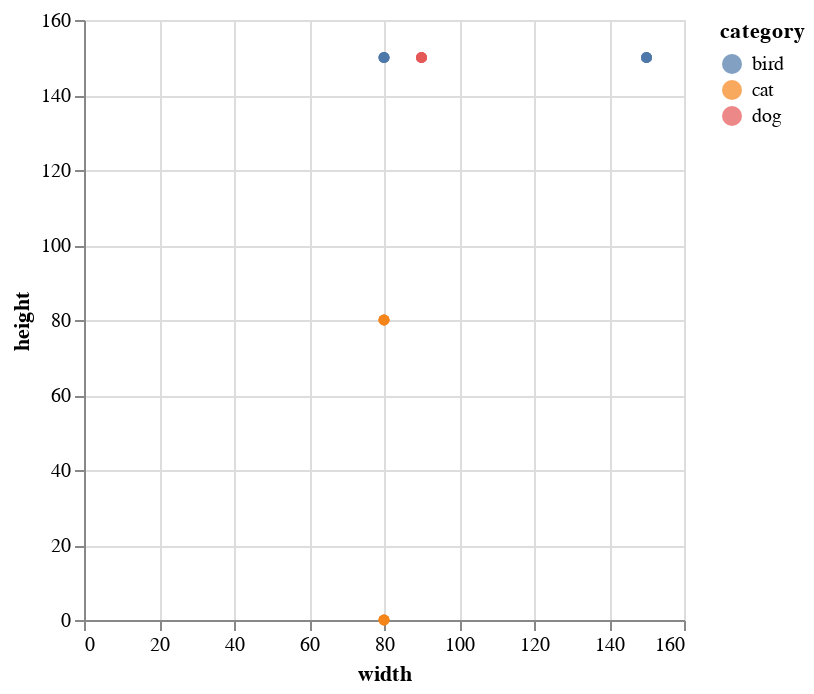

The code cell stored with this chart in its notebook:
### Code cell
dataset.bbox_scatter()

### Figure 1 — Vega-Lite specification as saved in the notebook (floating-point values rounded to 4 significant figures)
{"config": {"view": {"continuousWidth": 300, "continuousHeight": 300}}, "data": {"name": "data-ae9caf2446328cf070b0c37033c5d492"}, "mark": {"type": "circle", "size": 30}, "encoding": {"color": {"field": "category", "type": "nominal"}, "x": {"field": "width", "type": "quantitative"}, "y": {"field": "height", "type": "quantitative"}}, "$schema": "https://vega.github.io/schema/vega-lite/v5.20.1.json", "datasets": {"data-ae9caf2446328cf070b0c37033c5d492": [{"image_id": "Auction_A1_20221106_130911.png", "image_width": 1024, "image_height": 1024, "x_min": 60.0, "y_min": 60.0, "width": 80.0, "height": 80.0, "category": "cat", "class_id": 1, "split": "train"}, {"image_id": "gettyimages-1387151277-612x612.jpg", "image_width": 1024, "image_height": 1024, "x_min": 300.0, "y_min": 300.0, "width": 150.0, "height": 150.0, "category": "bird", "class_id": 2, "split": "train"}, {"image_id": "gettyimages-1387151277-612x612.jpg", "image_width": 1024, "image_height": 1024, "x_min": 60.0, "y_min": 60.0, "width": 80.0, "height": 80.0, "category": "cat", "class_id": 1, "split": "train"}, {"image_id": "Auction_A1_20221106_130911.png", "image_width": 1024, "image_height": 1024, "x_min": 210.0, "y_min": 120.0, "width": 80.0, "height": 0.0, "category": "cat", "class_id": 1, "split": "train"}, {"image_id": "IMG_2645.JPG", "image_width": 1024, "image_height": 1024, "x_min": 360.0, "y_min": 300.0, "width": 90.0, "height": 150.0, "category": "dog", "class_id": 0, "split": "train"}, {"image_id": "IMG_2645.JPG", "image_width": 1024, "image_height": 1024, "x_min": 60.0, "y_min": 60.0, "width": 80.0, "height": 80.0, "category": "cat", "class_id": 1, "split": "train"}, {"image_id": "batch1_dent_img_000009.png", "image_width": 1024, "image_height": 1024, "x_min": 210.0, "y_min": 120.0, "width": 80.0, "height": 0.0, "category": "cat", "class_id": 1, "split": "train"}, {"image_id": "Auction_A1_20221106_130911.png", "image_width": 1024, "image_height": 1024, "x_min": 360.0, "y_min": 300.0, "width": 90.0, "height": 150.0, "category": "dog", "class_id": 0, "split": "train"}, {"image_id": "gettyimages-1387151277-612x612.jpg", "image_width": 1024, "image_height": 1024, "x_min": 360.0, "y_min": 300.0, "width": 90.0, "height": 150.0, "category": "dog", "class_id": 0, "split": "train"}, {"image_id": "gettyimages-1387151277-612x612.jpg", "image_width": 1024, "image_height": 1024, "x_min": 210.0, "y_min": 120.0, "width": 80.0, "height": 0.0, "category": "cat", "class_id": 1, "split": "train"}, {"image_id": "batch1_dent_img_000009.png", "image_width": 1024, "image_height": 1024, "x_min": 360.0, "y_min": 300.0, "width": 90.0, "height": 150.0, "category": "dog", "class_id": 0, "split": "train"}, {"image_id": "Auction_A1_20221106_130911.png", "image_width": 1024, "image_height": 1024, "x_min": 300.0, "y_min": 300.0, "width": 150.0, "height": 150.0, "category": "bird", "class_id": 2, "split": "train"}, {"image_id": "IMG_2645.JPG", "image_width": 1024, "image_height": 1024, "x_min": 370.0, "y_min": 300.0, "width": 80.0, "height": 150.0, "category": "bird", "class_id": 2, "split": "train"}, {"image_id": "gettyimages-1387151277-612x612.jpg", "image_width": 1024, "image_height": 1024, "x_min": 370.0, "y_min": 300.0, "width": 80.0, "height": 150.0, "category": "bird", "class_id": 2, "split": "train"}, {"image_id": "Auction_A1_20221106_130911.png", "image_width": 1024, "image_height": 1024, "x_min": 370.0, "y_min": 300.0, "width": 80.0, "height": 150.0, "category": "bird", "class_id": 2, "split": "train"}, {"image_id": "batch1_dent_img_000009.png", "image_width": 1024, "image_height": 1024, "x_min": 300.0, "y_min": 300.0, "width": 150.0, "height": 150.0, "category": "bird", "class_id": 2, "split": "train"}, {"image_id": "IMG_2645.JPG", "image_width": 1024, "image_height": 1024, "x_min": 300.0, "y_min": 300.0, "width": 150.0, "height": 150.0, "category": "bird", "class_id": 2, "split": "train"}, {"image_id": "batch1_dent_img_000009.png", "image_width": 1024, "image_height": 1024, "x_min": 60.0, "y_min": 60.0, "width": 80.0, "height": 80.0, "category": "cat", "class_id": 1, "split": "train"}, {"image_id": "batch1_dent_img_000009.png", "image_width": 1024, "image_height": 1024, "x_min": 370.0, "y_min": 300.0, "width": 80.0, "height": 150.0, "category": "bird", "class_id": 2, "split": "train"}, {"image_id": "IMG_2645.JPG", "image_width": 1024, "image_height": 1024, "x_min": 210.0, "y_min": 120.0, "width": 80.0, "height": 0.0, "category": "cat", "class_id": 1, "split": "train"}]}}
